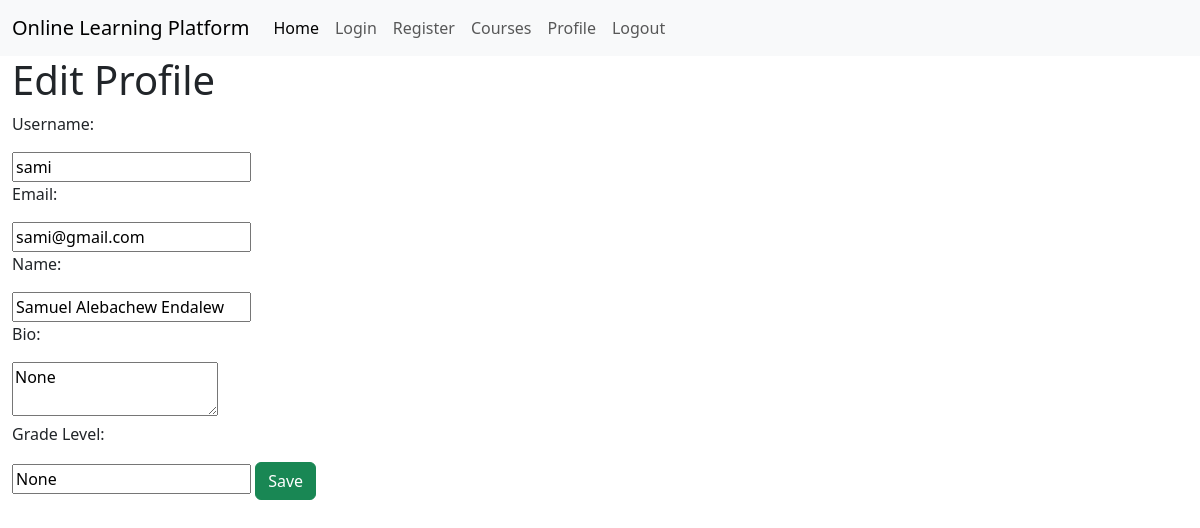
/profile/edit (signed in), run on the app's committed database.
### app.py (models this page shows)
class User(db.Model, UserMixin):
    __tablename__ = 'users'
    id = db.Column(db.Integer, primary_key=True)
    email = db.Column(db.Text, unique=True, nullable=False)
    password = db.Column(db.Text, nullable=False)
    username = db.Column(db.Text, unique=True, nullable=True)
    role = db.Column(db.Text, nullable=False)
    name = db.Column(db.Text, nullable=True)
    def to_json(self):
        return {
            'id': self.id,
            'email': self.email,
            'username': self.username,
            'role': self.role,
            'name': self.name,
        }

### app.py (the view)
@app.route('/profile/edit')
@login_required
def edit_profile():
    current_user_id = current_user.id
    user = User.query.filter_by(id=current_user_id).first()
    user = user.to_json()
    if user['role'] == 'teacher':
        teacher = Teacher.query.filter_by(user_id=current_user_id).first()
        role = 'teacher'
        user['bio'] = teacher.bio
        user['education'] = teacher.education
        user['experience'] = teacher.experience
    elif user['role'] == 'student':
        student = Student.query.filter_by(user_id=current_user_id).first()
        role = 'student'
        user['grade'] = student.grade
        user['bio'] = student.bio
    return render_template('edit_profile.html', user=user, role=role)

### app.py (called while the page is built)
@login_manager.user_loader
def load_user(id):
    return User.query.filter_by(id=id).first()

### templates/edit_profile.html (shortened to what this page needs)
{% extends "base.html" %}
{% block content %}
<h1>Edit Profile</h1>
<form action="/profile" method="post">
    <p>Username: </p>
    <input type="text" name="username" id="username" value="{{user.username}}">
    <p>Email: </p>
    <input type="email" name="email" id="email" value="{{user.email}}">
    <p>Name: </p>
    <input type="text" name="name" id="name" value="{{user.name}}">
    <p>Bio: </p>
    <textarea name="bio" id="bio">{{user.bio}}</textarea>
    {% if role == 'student' %}
    <p>Grade Level: </p>
    <input type="text" name="grade_level" id="grade_level" value="{{user.grade}}">
    {% endif %}
    <input type="submit" value="Save" class="btn btn-success">
</form>
{% endblock %}

### data on the page
User: username "sami", email "sami@gmail.com", name "Samuel Alebachew Endalew"
